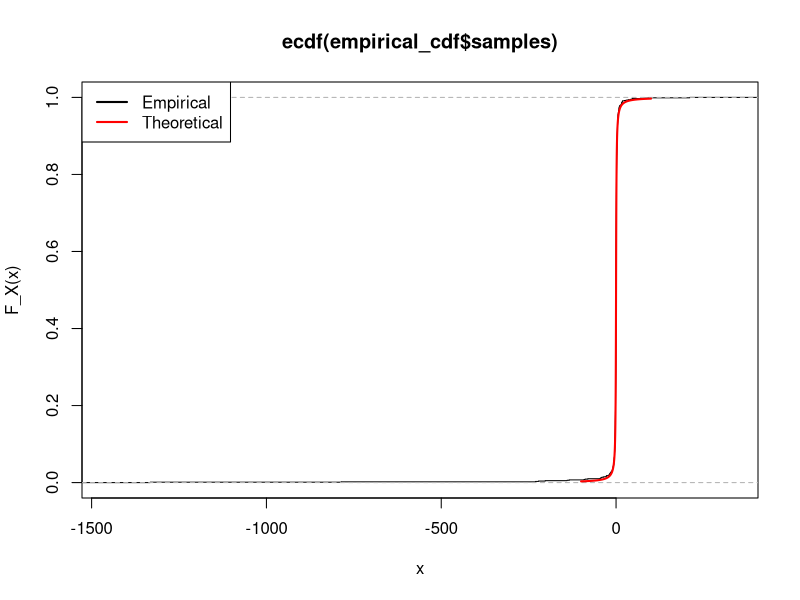

This figure's R source:
set.seed(42)

unif_sampler <- function(N){
  u <- runif(1000, 0, 1)
  samples <- tan(pi * (u - 0.5))
  return(list(u = u, samples = samples))
}

empirical_cdf <- unif_sampler(1000)
x = seq(-100,100, length.out = 1000)
true_cdf <- pcauchy(x)

plot(ecdf(empirical_cdf$samples),
     xlab = "x",
     ylab = "F_X(x)")
lines(x, true_cdf, col='red', lwd = 2)
legend("topleft", legend = c("Empirical", "Theoretical"),
       col = c("Black", "Red"), lwd = 2)

#Exercise 3.3
rejection_sampling <- function(N){
  samples <- c()
  for (i in 1:N){
    u <- runif(1, 0, 1)
    x <-  rexp(1, 1/3)
    func <- 0.5 * (cos(x + 1) + 1)
    #
    if (u < func & x >= 0.5){
      samples <- c(samples, x)
    }
  }
  return(samples)
}
length(rejection_sampling(10000))

#Question 4
#Acceptance Probability for varied a
acceptance_prob <- function(a){
  if (a > 1){
    return (factorial(a - 1) * exp(a + 1) / (a + 1)^ (a + 1))
  }else{
    stop("a must be greater than 0")
  }
}

rs_gamma_cauchy <- function(N, a){
  samples <- c()
  if (a < 1){
    stop("a must be greater than 0")
  }
  c <-  (a + 1)^ (a + 1) / gamma(a) * exp(-(a + 1)) * 2 * pi
  for (i in 1:N){
    u <- runif(1, 0, 1)
    x <- rcauchy(1)
    
    func <- (pi/factorial(a - 1) * x^(a - 1) * exp(-x) * (1 + x^2))/c
    if (u < func & x > 0){
      samples <- c(samples, x)
    }
  }
  return (samples)
}
length(rs_gamma_cauchy(1000,2))
acceptance_prob(2)

